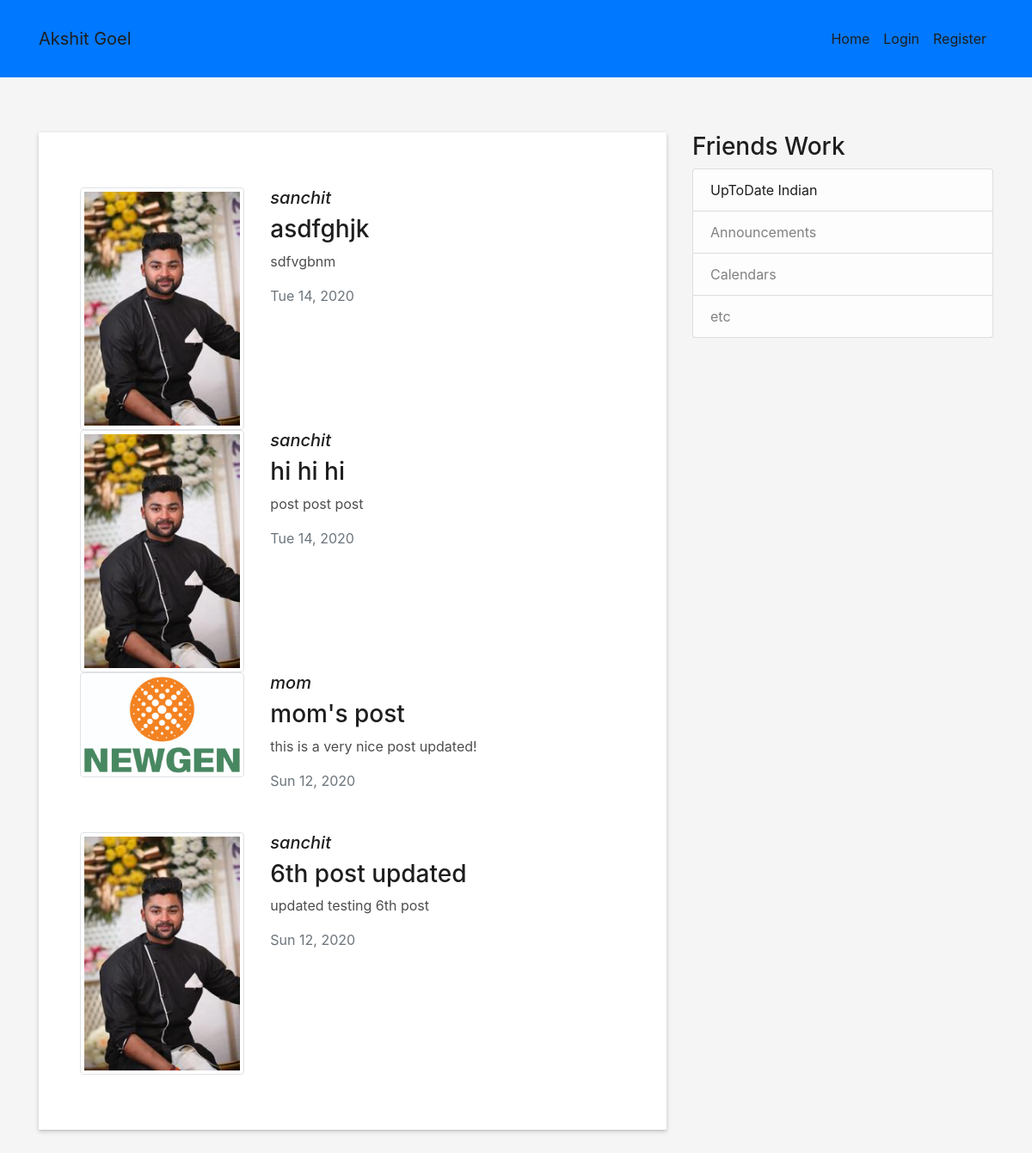
Screenshot of /blog/ with the database file from the repository.
### blog/models.py (models this page shows, shortened)
class Post(models.Model):
    title = models.CharField(max_length=100)
    content = models.TextField()
    date_posted = models.DateTimeField(default=timezone.now)
    author = models.ForeignKey(User, on_delete=models.CASCADE)

### user/models.py (models this page shows, shortened)
class Profile(models.Model):
    user = models.OneToOneField(User, on_delete=models.CASCADE)
    image = models.ImageField(default='default.jpg', upload_to= f'profile_pics')

### blog/views.py (the view)
# urls.py: path('', PostListView.as_view(), name = "blog-page"),
class PostListView(ListView):
    model = Post
    template_name = 'blog/blog.html' #<app>/<model>_<viewtype>.html
    context_object_name = 'posts' #variable we are looping on in templates
    ordering = ['-date_posted'] #'-'indicates reverse ordering
    paginate_by = 4

### blog/templates/blog/blog.html (shortened to what this page needs)
{% extends 'ME/base.html' %}
{% load static %}
          {% block navbar_specific %}
            class="navbar navbar-c navbar-trans navbar-expand-md  " id="mainNav"
         {% endblock %}
          {% block navbar_list_of_routes %}
            <ul class="navbar-nav">
              <li class="nav-item">
                <a class="nav-link js-scroll active" href="{% url 'home-page' %}">Home</a>
              </li>
              {% if user.is_authenticated %}
                <li class="nav-item">
                  <a class="nav-link js-scroll active" href="{% url 'profile-page' %}">profile</a>
                </li>
                <li class="nav-item">
                  <a class="nav-link js-scroll active" href="{% url 'logout-page' %}">Logout</a>
                </li>
              {% else %}
                <li class="nav-item">
                  <a class="nav-link js-scroll active" href="{% url 'login-page' %}">Login</a>
                </li>
                <li class="nav-item">
                  <a class="nav-link js-scroll active" href="{% url 'register-page' %}">Register</a>
                </li>
              {% endif %}
            </ul>
        {% endblock %}
       {% block content %}
          <section id="about" class="about-mf sect-pt4 route">
            <div class="container">
              <div class="row">
                <div class="col-md-8">
                  <div class="box-shadow-full">
                      {% for post in posts %}
                          <div class="row">
                            <div class="col-md-4 frame">
                              <div class="img"><img src="{{ post.author.profile.image.url }}" class="img-fluid img-thumbnail" alt=""></div>
                            </div>
                            <div class="col-md-8">
                              <div class="title-box-2">
                                <h5 class="font-italic">{{ post.author }}</h5>
                                <h3>{{ post.title }}</h3>
                                <p>{{ post.content }}</p>
                                <p class="text-muted" >{{ post.date_posted|date:'D d, Y' }}</p>
                              </div>
                            </div>
                          </div>
                      {% endfor %}
                  </div>
                </div>
                <div class="col-md-4">
                  <div class="content">
                    <h3>Friends Work</h3>
                      <ul class="list-group">
                        <li class="list-group-item list-group-item-light"><a href="https://www.youtube.com/channel/UCHwHCoC3Tx4C-5BxgskTmcA">UpToDate Indian</a></li>
                        <li class="list-group-item list-group-item-light">Announcements</li>
                        <li class="list-group-item list-group-item-light">Calendars</li>
                        <li class="list-group-item list-group-item-light">etc</li>
                      </ul>
                  </div>
                </div>
              </div>
            </div>
          </section>
        {% endblock content %}

### ME/templates/ME/base.html (shortened to what this page needs)
{% load static %}
<!DOCTYPE html>
<html lang="en">
<head>
      <link href="{% static 'ME/lib/bootstrap/css/bootstrap.min.css' %}" rel="stylesheet">
      <link href="{% static 'ME/lib/font-awesome/css/font-awesome.min.css' %}" rel="stylesheet">
      <link href="{% static 'ME/lib/animate/animate.min.css' %}" rel="stylesheet">
      <link href="{% static 'ME/lib/ionicons/css/ionicons.min.css' %}" rel="stylesheet">
      <link href="{% static 'ME/lib/owlcarousel/assets/owl.carousel.min.css' %}" rel="stylesheet">
      <link href="{% static 'ME/lib/lightbox\css/lightbox.min.css' %}" rel="stylesheet">
      <link href="{% static 'ME/css/style.css' %}" rel="stylesheet">
</head>
<body id="page-top">
      <nav {% block navbar_specific %} {% endblock %}>
        <div class="container">
          <a class="navbar-brand js-scroll" href="{% url 'home-page' %}">Akshit Goel</a>
              <div class="navbar-collapse collapse justify-content-end" id="navbarDefault">
                  {% block navbar_list_of_routes %}  {% endblock %}
              </div>
        </div>
      </nav>
                {% block content %} {% endblock %}
</body>
</html>

### ME/static/ME/css/style.css (style rules this page uses)
body { background-color: #f5f5f5; color: #4e4e4e; }
h1, h2, h3, h4, h5, h6 { color: #1e1e1e; }
a { color: #1e1e1e; transition: all 0.5s ease-in-out; }
.sect-pt4 { padding-top: 4rem; }
.title-box-2 { margin-bottom: 3rem; }
.box-shadow-full { padding: 3rem 1.25rem; position: relative; background-color: #fff; margin-bottom: 3rem; z-index: 2; box-shadow: 0 1px 1px 0 rgba(0, 0, 0, 0.06), 0 2px 5px 0 rgba(0, 0, 0, 0.2); }
.navbar-c { transition: all .5s ease-in-out; background-color: rgb(0, 120, 255);; padding-top: 1.563rem; padding-bottom: 1.563rem; }
.about-mf .box-shadow-full { padding-top: 4rem; padding-bottom: 4rem; }
@media (min-width: 768px) { .box-shadow-full { padding: 3rem; } }

### rows the page displays
Post: author.profile.image (picture), author "sanchit", title "asdfghjk", content "sdfvgbnm", date_posted "Tue 14, 2020"
Post: author.profile.image (picture), author "sanchit", title "hi hi hi", content "post post post", date_posted "Tue 14, 2020"
Post: author.profile.image (picture), author "mom", title "mom's post", content "this is a very nice post updated!", date_posted "Sun 12, 2020"
Post: author.profile.image (picture), author "sanchit", title "6th post updated", content "updated testing 6th post", date_posted "Sun 12, 2020"
